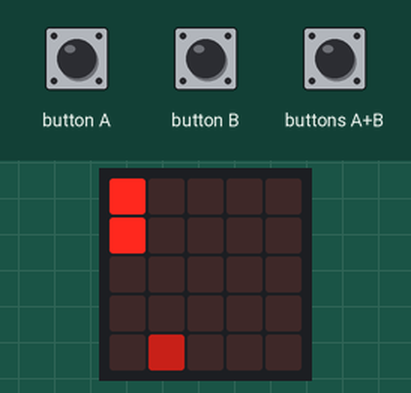
This program was run on a simulated BBC micro:bit (MakeCode). Parts: the board's 5×5 LED display. The inputs (shaded band) are chosen by the test bench. Random numbers come from a fixed seed; the run ends where the board's game-over animation would start. At 7.1 s the program stops and its outputs stay as they are.

Above: at 1.6 s.
1.7 s: button A pressed for 0.15 s
At 2.8 s:
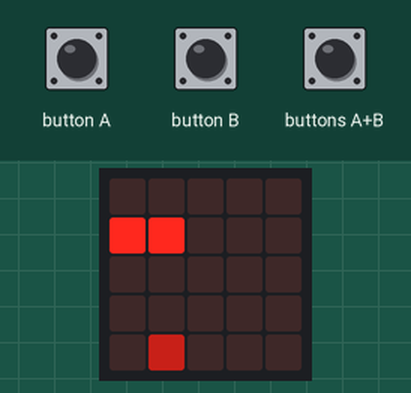
At 6.2 s:
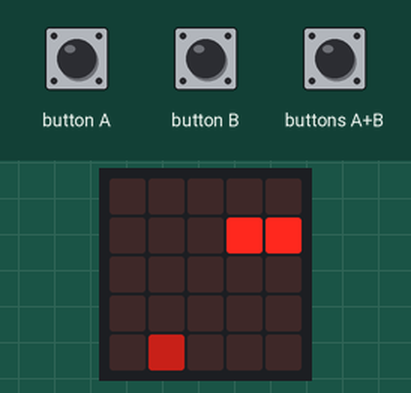
Timing chart, 0 to 7.7 s (numbered marks = the images above; inputs shaded):
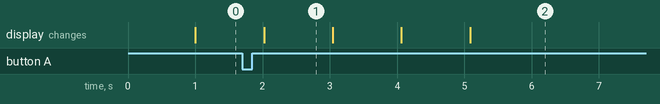

The program:

main.ts
```typescript
function isOnSnake (x: number, y: number) {
    for (let body of snake) {
        if (body.x() == x && body.y() == y) {
            return true
        }
    }
    return false
}
function moveForward () {
    dx = dxOffset[direction]
    px += dx[0]
    py += dx[1]
    if (!(validPixelCoordinate(px, py))) {
        gameOver()
    }
    snake.unshift(game.createSprite(px, py))
    last = snake.pop()
    last.delete()
}
function turnLeft () {
    direction = (direction + 3) % 4
}
function resetGame () {
    game.setScore(0)
    score = 0
    direction = 0
    px = 0
    py = 0
    for (let s of snake) {
        s.delete()
    }
    snake = initSnake([
    px,
    py,
    px + 1,
    py
    ])
    placeNextApple()
    game.resume()
}
input.onButtonPressed(Button.A, function () {
    turnLeft()
})
function initSnake (arr: any[]) {
    for (let i = 0; i + 1 < arr.length; i += 2) {
        result.push(game.createSprite(arr[i], arr[i + 1]));
    }
return result
}
input.onButtonPressed(Button.AB, function () {
    resetGame()
})
function gameOver () {
    game.setScore(score)
    game.pause()
    basic.pause(1000)
    game.gameOver()
}
function turnRight () {
    direction = (direction + 1) % 4
}
function letComputerPlay () {
    let x2 = snake[0].x();
let y2 = snake[0].y();
// next distance to apple if moving forward
    dx2 = dxOffset[direction]
    nx1 = x2 + dx2[0]
    ny1 = y2 + dx2[1]
    dist1 = 9999
    if (validPixelCoordinate(nx1, ny1)) {
        dist1 = Math.abs(nx1 - apple.x()) + Math.abs(ny1 - apple.y())
    }
    // next distance to apple if turning right
    dx1 = (direction + 1) % 4
    dx2 = dxOffset[dx1]
    nx2 = x2 + dx2[0]
    ny2 = y2 + dx2[1]
    dist2 = 9999
    if (validPixelCoordinate(nx2, ny2)) {
        dist2 = Math.abs(nx2 - apple.x()) + Math.abs(ny2 - apple.y())
    }
    // next distance to apple if turning left
    dx22 = (direction + 3) % 4
    dx2 = dxOffset[dx22]
    nx3 = x2 + dx2[0]
    ny3 = y2 + dx2[1]
    dist3 = 9999
    if (validPixelCoordinate(nx3, ny3)) {
        dist3 = Math.abs(nx3 - apple.x()) + Math.abs(ny3 - apple.y())
    }
    if (dist1 <= dist2 && dist1 <= dist3) {
        // best strategy is moving forward without turning
        return
    } else if (dist2 <= dist1 && dist2 <= dist3) {
        turnRight()
    } else if (dist3 <= dist1 && dist3 <= dist2) {
        turnLeft()
    }
}
input.onButtonPressed(Button.B, function () {
    turnRight()
})
function placeNextApple () {
    let x, y;
do {
        x = Math.randomRange(0, 4);
        y = Math.randomRange(0, 4);
    } while (isOnSnake(x, y));
apple.goTo(x, y);
apple.setBrightness(100);
}
function validPixelCoordinate (nx: number, ny: number) {
    return nx >= 0 && nx <= 4 && ny >= 0 && ny <= 4 && !(isOnSnake(nx, ny))
}
let delay = 0
let dist3 = 0
let ny3 = 0
let nx3 = 0
let dx22 = 0
let dist2 = 0
let ny2 = 0
let nx2 = 0
let dx1 = 0
let dist1 = 0
let ny1 = 0
let nx1 = 0
let dx2: number[] = []
let score = 0
let last: game.LedSprite = null
let dx: number[] = []
let py = 0
let px = 0
let dxOffset: number[][] = []
let direction = 0
let snake: game.LedSprite[] = []
let result: game.LedSprite[] = []
direction = 1
dxOffset = [
[1, 0],
[0, 1],
[-1, 0],
[0, -1]
]
snake = initSnake([
px,
py,
px + 1,
py
])
let apple = game.createSprite(2, 2)
// when snake grows to 10 pixels, it stops growing
// to avoid filling the LED
let maxLength = 10
placeNextApple()
basic.forever(function () {
    if (game.isGameOver()) {
        return;
    }
    delay = Math.max(100, 1000 - score * 50)
    basic.pause(delay)
    // letComputerPlay();
    moveForward()
    if (snake[0].isTouching(apple)) {
        if (snake.length < maxLength) {
            snake.push(snake[snake.length - 1])
        }
        score += 1
        placeNextApple()
    }
})
```

test.ts
```typescript
// sem patria testy; keď sa tento balík použije ako rozšírenie, nebudú sa kompilovať.
```

Measured:
- what the display in image 1 shows lasts 1.0 s, from 2.0 s to 3.0 s
